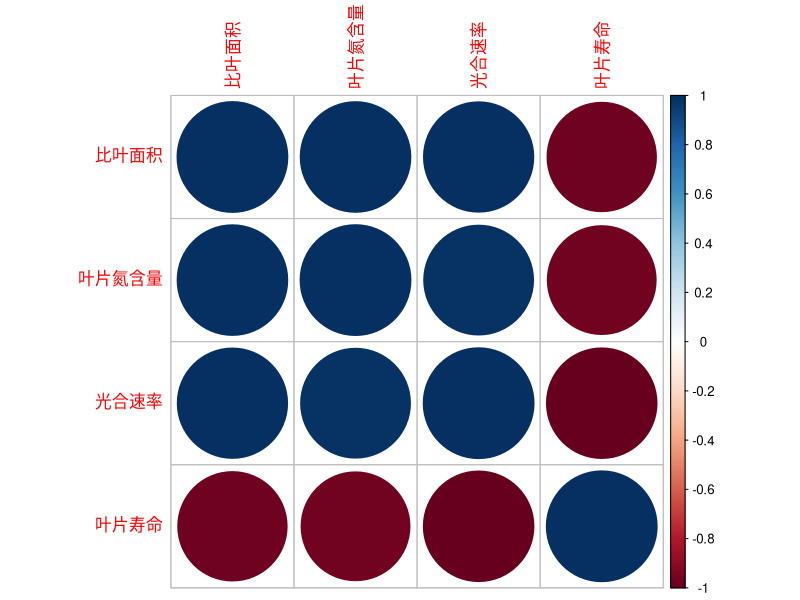
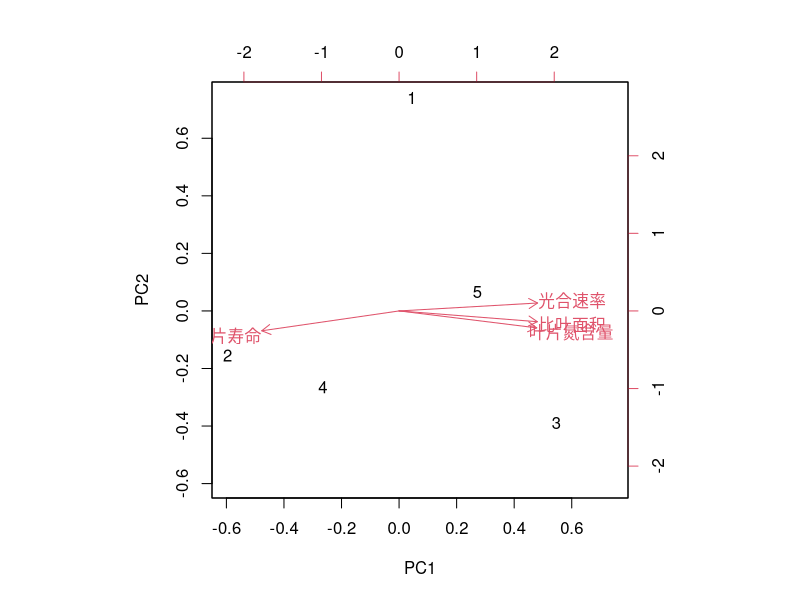
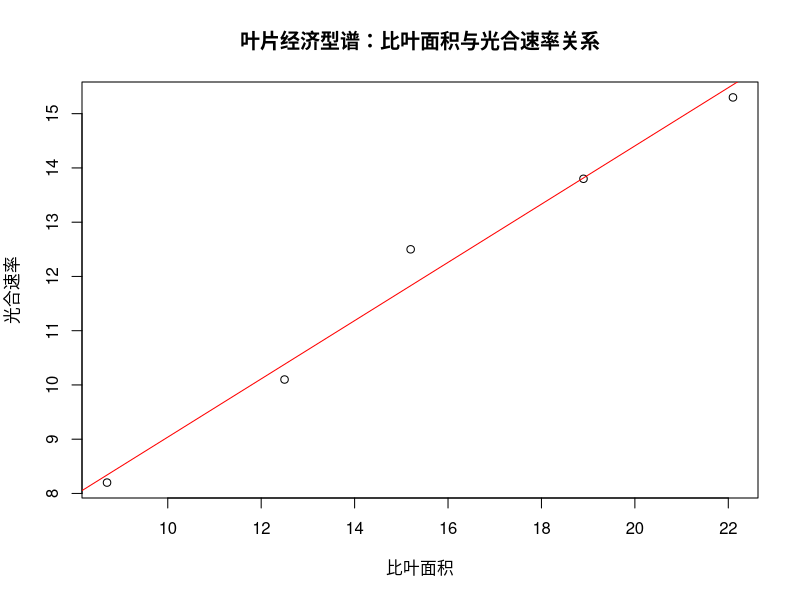
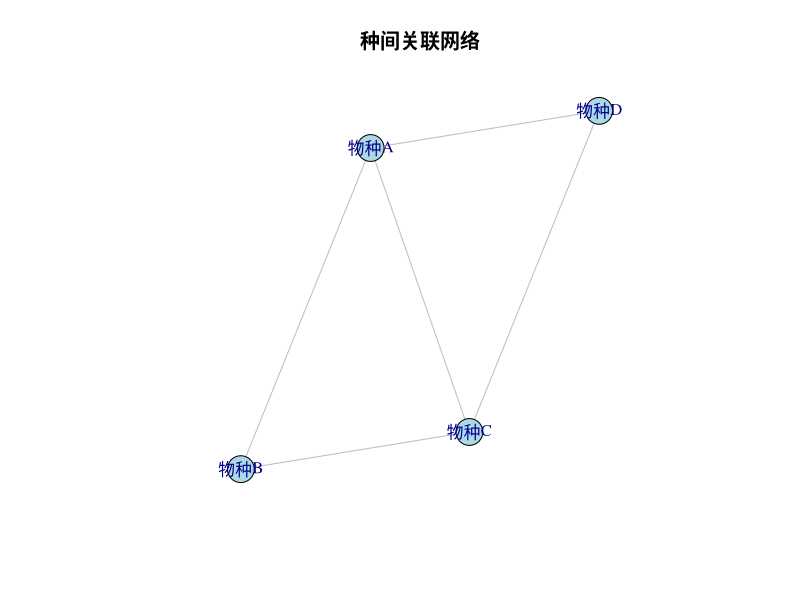
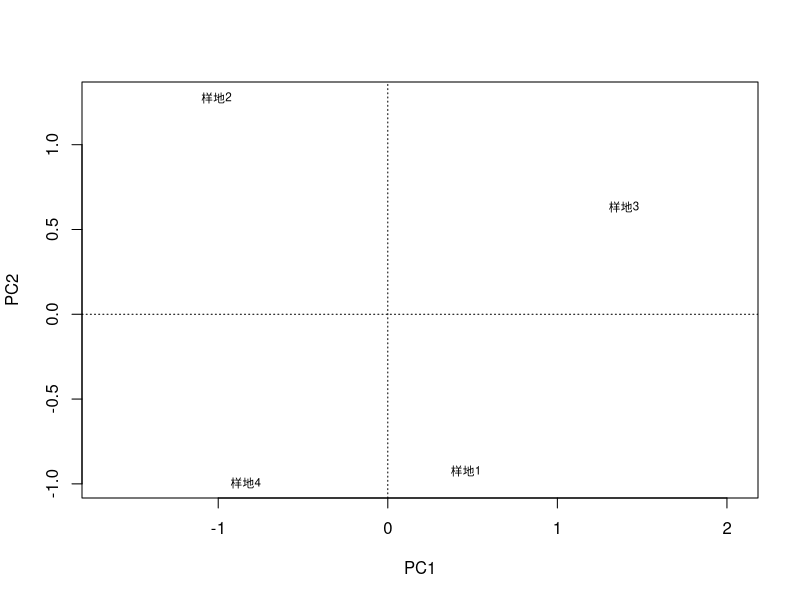
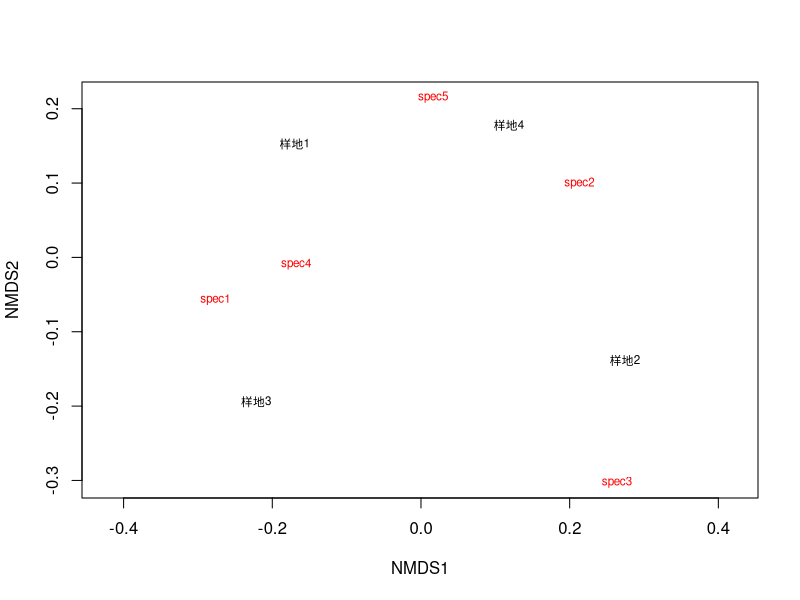
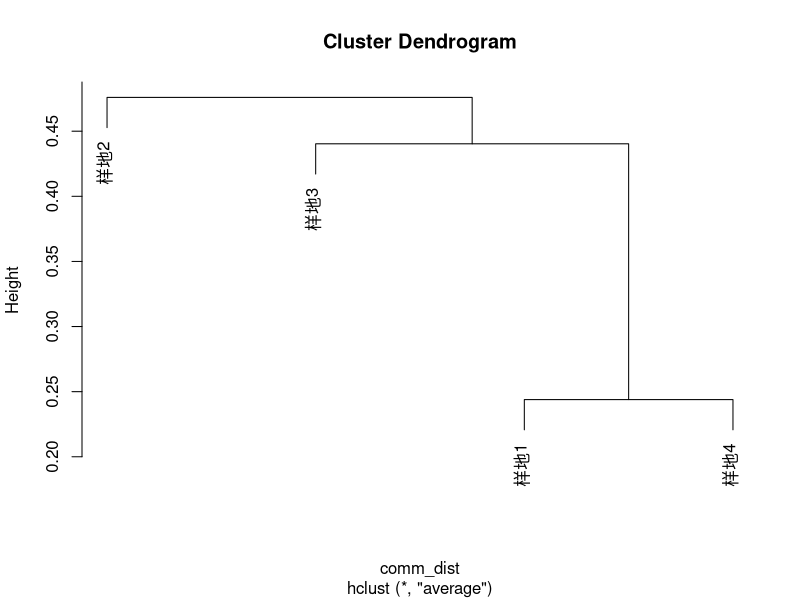

The R source for these figures, in order:
## ---- chunk 1
library(vegan)
# 创建示例二元数据
binary_data <- matrix(c(1, 1, 0, 0, 1, 0, 1, 1, 0, 1, 0, 1), nrow = 3)
rownames(binary_data) <- c("样地A", "样地B", "样地C")
colnames(binary_data) <- c("物种1", "物种2", "物种3", "物种4")

# 计算Jaccard相似性
jaccard_dist <- vegdist(binary_data, method = "jaccard", binary = TRUE)
# 计算Sørensen相似性
sorensen_dist <- vegdist(binary_data, method = "bray", binary = TRUE)
## ---- chunk 2
# 创建示例数量数据
abundance_data <- matrix(c(10, 5, 0, 2, 8, 3, 15, 1, 0, 7, 4, 12), nrow = 3)
rownames(abundance_data) <- c("群落A", "群落B", "群落C")
colnames(abundance_data) <- c("物种1", "物种2", "物种3", "物种4")

# 计算Bray-Curtis距离
bray_curtis_dist <- vegdist(abundance_data, method = "bray")
## ---- chunk 3
# 计算欧氏距离
euclidean_dist <- dist(abundance_data, method = "euclidean")

# 计算Mahalanobis距离（需要协方差矩阵）
cov_matrix <- cov(abundance_data)
# Mahalanobis距离计算较为复杂，通常用于多元统计分析
## ---- chunk 4
# 创建示例功能性状数据
trait_data <- data.frame(
  物种 = c("物种A", "物种B", "物种C", "物种D", "物种E"),
  比叶面积 = c(15.2, 8.7, 22.1, 12.5, 18.9),
  叶片氮含量 = c(2.1, 1.5, 2.8, 1.9, 2.4),
  光合速率 = c(12.5, 8.2, 15.3, 10.1, 13.8),
  叶片寿命 = c(8, 15, 5, 12, 7)
)

# 计算性状间相关性矩阵
cor_matrix <- cor(trait_data[, -1])
print(cor_matrix)

# 可视化相关性矩阵
library(corrplot)
corrplot(cor_matrix, method = "circle")

# 进行主成分分析探索性状协变模式
pca_result <- prcomp(trait_data[, -1], scale. = TRUE)
summary(pca_result)
biplot(pca_result)
## ---- chunk 5
# 检验叶片经济型谱关系
model1 <- lm(光合速率 ~ 比叶面积, data = trait_data)
summary(model1)

model2 <- lm(叶片寿命 ~ 比叶面积, data = trait_data)
summary(model2)

# 可视化经济型谱关系
plot(trait_data$比叶面积, trait_data$光合速率,
     xlab = "比叶面积", ylab = "光合速率",
     main = "叶片经济型谱：比叶面积与光合速率关系")
abline(model1, col = "red")
## ---- chunk 6
# 创建示例空间分布数据
spatial_data <- c(3, 7, 2, 8, 1, 9, 4, 6, 2, 5)  # 10个样方中的个体数

# 计算方差均值比
mean_count <- mean(spatial_data)
variance_count <- var(spatial_data)
variance_mean_ratio <- variance_count / mean_count
print(paste("方差均值比:", variance_mean_ratio))

# 计算Morisita指数
n_quadrats <- length(spatial_data)
total_individuals <- sum(spatial_data)
numerator <- n_quadrats * sum(spatial_data * (spatial_data - 1))
denominator <- total_individuals * (total_individuals - 1)
morisita_index <- numerator / denominator
print(paste("Morisita指数:", morisita_index))

# 判断分布模式
if(variance_mean_ratio > 1.2) {
  print("分布模式：聚集分布")
} else if(variance_mean_ratio < 0.8) {
  print("分布模式：均匀分布")
} else {
  print("分布模式：随机分布")
}
## ---- chunk 7
# 创建示例种间关联数据
species_data <- matrix(c(
  1, 1, 0, 1, 0,  # 物种A在5个样地的分布
  1, 0, 1, 1, 1,  # 物种B
  0, 1, 1, 0, 1,  # 物种C
  1, 1, 1, 1, 0   # 物种D
), nrow = 4, byrow = TRUE)
rownames(species_data) <- c("物种A", "物种B", "物种C", "物种D")

# 计算种间关联矩阵
library(vegan)
association_matrix <- cor(t(species_data))
print(association_matrix)

# 构建生态网络
library(igraph)
# 设定相关性阈值
threshold <- 0.3
adj_matrix <- ifelse(abs(association_matrix) > threshold, 1, 0)
diag(adj_matrix) <- 0  # 移除自连接

# 创建网络对象
network <- graph_from_adjacency_matrix(adj_matrix, mode = "undirected")

# 计算网络拓扑特征
degree_dist <- degree(network)
clustering_coef <- transitivity(network, type = "global")
print(paste("平均度:", mean(degree_dist)))
print(paste("聚类系数:", clustering_coef))

# 可视化网络
plot(network, vertex.size = 15, vertex.color = "lightblue",
     edge.color = "gray", main = "种间关联网络")
## ---- chunk 8
library(vegan)

# 创建示例群落数据
community_data <- matrix(c(
  10, 5, 0, 8, 15,  # 样地1的物种多度
  2, 8, 12, 3, 6,   # 样地2
  15, 2, 7, 10, 4,  # 样地3
  5, 12, 3, 6, 18   # 样地4
), nrow = 4, byrow = TRUE)
rownames(community_data) <- c("样地1", "样地2", "样地3", "样地4")

# 创建环境数据
env_data <- data.frame(
  温度 = c(15, 18, 12, 20),
  湿度 = c(65, 75, 60, 80),
  pH = c(6.5, 7.2, 6.8, 7.5)
)

# Mantel检验
comm_dist <- vegdist(community_data, method = "bray")
env_dist <- dist(env_data)
mantel_test <- mantel(comm_dist, env_dist)
print(mantel_test)

# 排序分析 - PCA
pca_result <- rda(community_data, scale = TRUE)
summary(pca_result)
plot(pca_result, display = "sites")

# 排序分析 - NMDS
nmds_result <- metaMDS(community_data, distance = "bray")
plot(nmds_result, type = "t")

# 聚类分析 - 层次聚类
hc_result <- hclust(comm_dist, method = "average")
plot(hc_result)

# Beta多样性计算
beta_div <- betadiver(community_data, method = "w")
print(beta_div)
